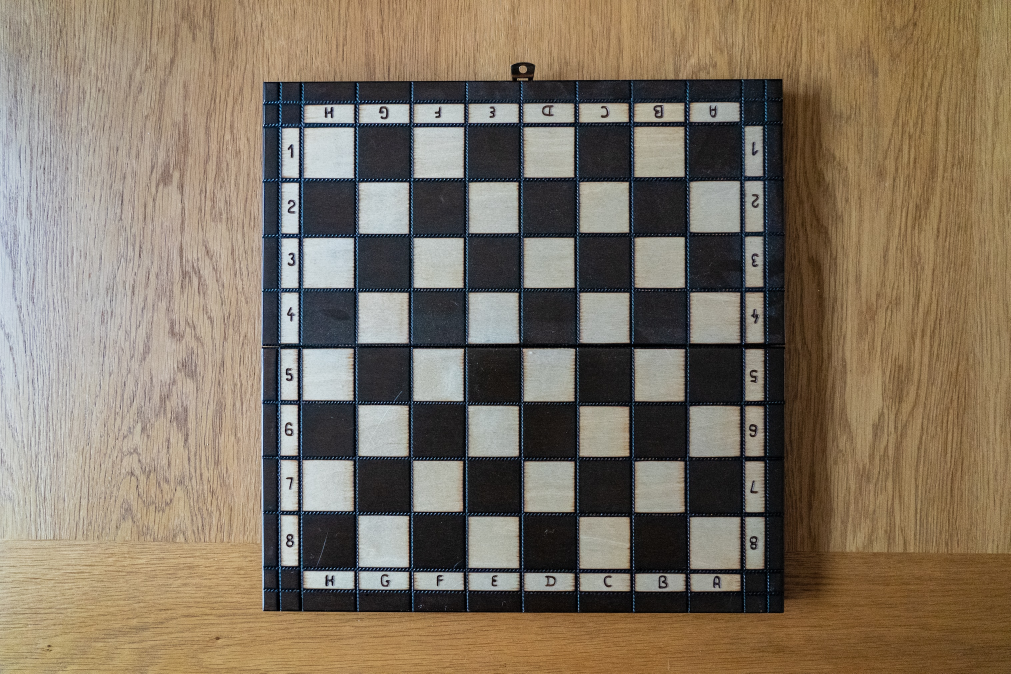
#> input picture lesson 2/data/chess-board.jpg, 3032 x 2021 px (shown at 1/3 size)
$ jupyter execute '2A-L6 canny edge detection.ipynb'   (older library calls are emulated)
#> lines starting #> are read from the running program, lines starting #| are printed output that depends on the picture; after the words box and inside, x2 and y2 are one past the last pixel; in counts of white or black regions, pixels touching at a corner belong together
## 2A - L6: Edge Detection: 2D Operators

[cell 1]
import cv2
import matplotlib.pyplot as plt

##### Load the img

[cell 2]
img = cv2.imread("data/chess-board.jpg")
#> img is the input picture: shape (2021, 3032, 3); mean B, G, R 99.1, 116.2, 129.3

[cell 3]
img.shape
#> Out = (2021, 3032, 3)

##### Resize the Img

[cell 4]
h, w, _ = img.shape
#> h = 2021; w = 3032

[cell 5]
dim = (w//2, h//2)
#> dim = (1516, 1010)

[cell 6]
img = cv2.resize(img, dim)
#> img: shape (1010, 1516, 3)

[cell 7]
img.shape
#> Out = (1010, 1516, 3)

##### Select a single channel

[cell 8]
img = img[:, :, 1]
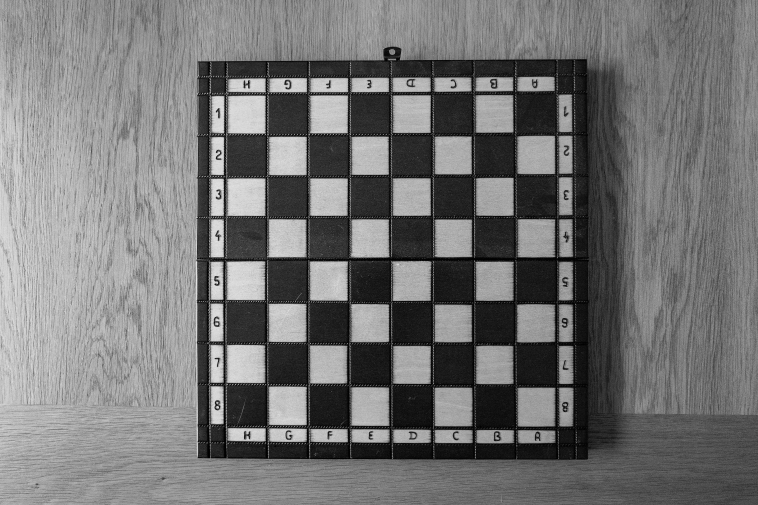
#> img: shape (1010, 1516) (shown at 1/2 size); min 0, max 248, mean 116.1

[cell 9]
plt.imshow(img, cmap="gray")

### Canny Edge Detection

[cell 10]
high_threshold = 350
low_threshold = 300
edges = cv2.Canny(img, low_threshold, high_threshold)
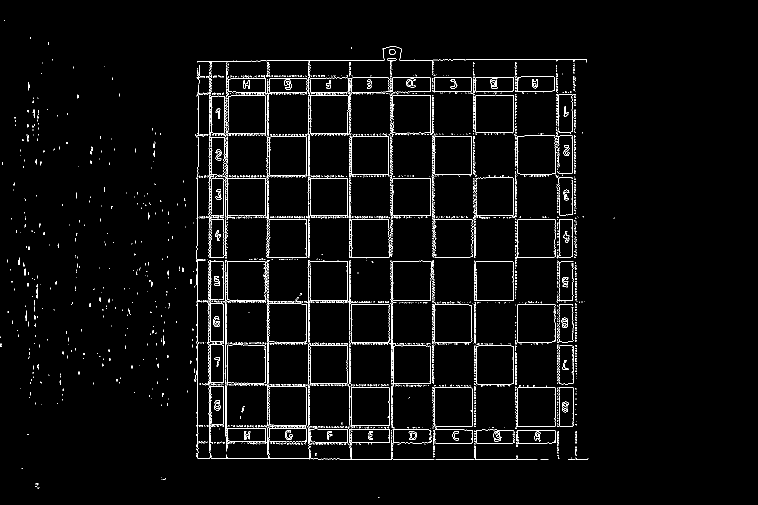
#> edges: shape (1010, 1516) (shown at 1/2 size); 2.7% white in thin lines or dots, all inside (x1, y1, x2, y2) = (1, 40, 1229, 995)

[cell 11]
fig, ax = plt.subplots(1, 2, figsize=(16, 8))

ax[0].imshow(img, cmap="gray")
ax[0].set_title("Original Image")

ax[1].imshow(edges, cmap="gray")
ax[1].set_title("Canny Edge Detection")
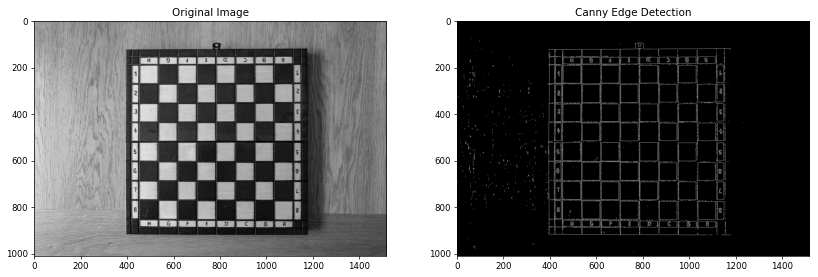
#> figure drawn by matplotlib, 2 panels

#### Using skimage canny operator

[cell 12]
from skimage import feature

##### Plot canny edge detector with varying sigma

[cell 13]
high_threshold = 200
low_threshold = 150

[cell 14]
fig, ax = plt.subplots(2, 2, figsize=(16, 8))

ax[0, 0].imshow(img, cmap="gray")
ax[0, 0].set_title("Original Image")

edges = feature.canny(img, 0.5, low_threshold, high_threshold)
#> edges: shape (1010, 1516) bool; 3.6% white in thin lines or dots
ax[0, 1].imshow(edges, cmap="gray")
ax[0, 1].set_title("Sigma=0.5")

edges = feature.canny(img, 1, low_threshold, high_threshold)
#> edges: shape (1010, 1516) bool; 2% white in thin lines or dots, all inside (x1, y1, x2, y2) = (71, 93, 1176, 971)
ax[1, 0].imshow(edges, cmap="gray")
ax[1, 0].set_title("Sigma=1")

edges = feature.canny(img, 2, low_threshold, high_threshold)
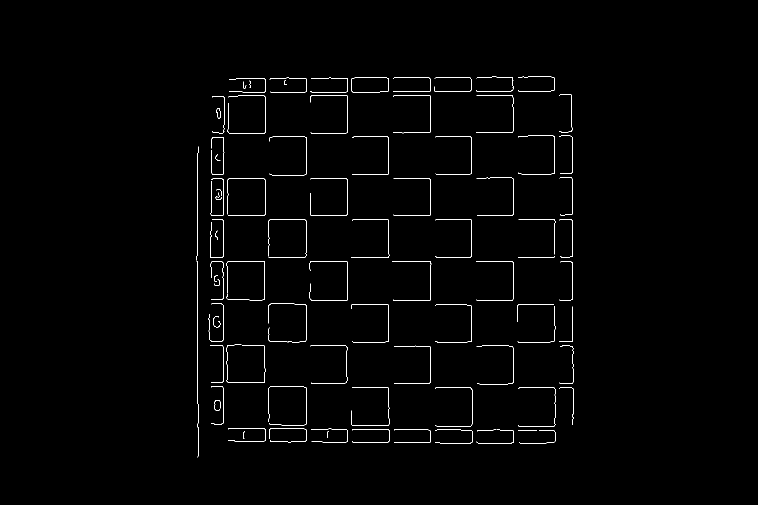
#> edges: shape (1010, 1516) bool (shown at 1/2 size); 0.91% white in thin lines or dots, all inside (x1, y1, x2, y2) = (393, 153, 1147, 915)
ax[1, 1].imshow(edges, cmap="gray")
ax[1, 1].set_title("Sigma=2")

### Laplacian edge detection

##### Smooth the image

[cell 15]
sigma = 2
smoothed_img = cv2.GaussianBlur(img, (7, 7), sigmaX=sigma, sigmaY=sigma)

[cell 16]
plt.imshow(smoothed_img, cmap="gray")

[cell 17]
ddepth = cv2.CV_16S
kernel_size = 3

edges = cv2.Laplacian(smoothed_img, ddepth, kernel_size)
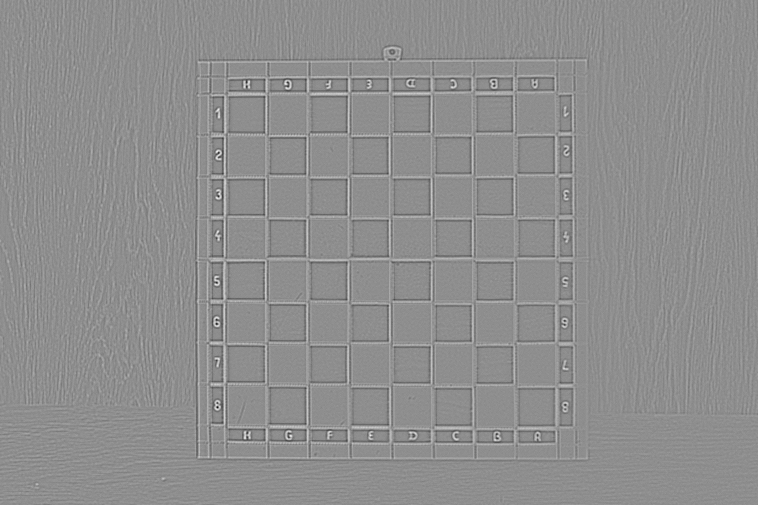
#> edges: shape (1010, 1516) int16 (shown at 1/2 size); min -38, max 30, mean 0; drawn with min black and max white
edges = cv2.convertScaleAbs(edges)
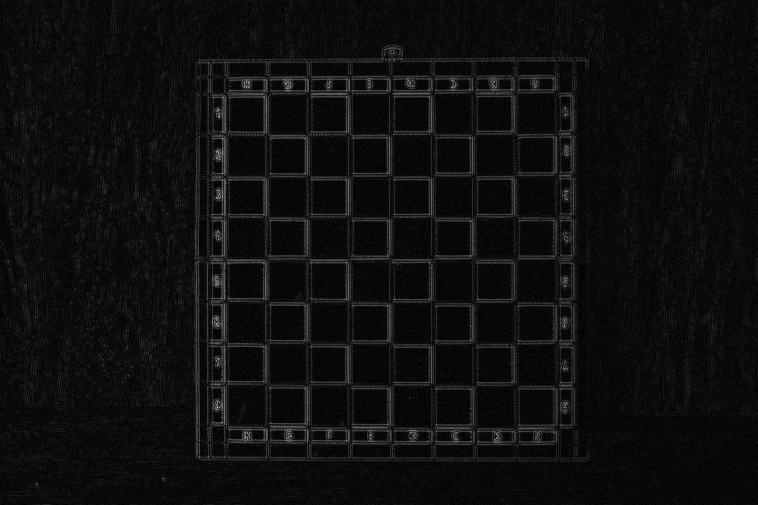
#> edges: shape (1010, 1516) (shown at 1/2 size); min 0, max 38, mean 2.2; drawn with min black and max white

[cell 18]
fig, ax = plt.subplots(1, 2, figsize=(16, 8))

ax[0].imshow(smoothed_img, cmap="gray")
ax[0].set_title("Original Image")

ax[1].imshow(edges, cmap="gray")
ax[1].set_title("Laplacian Edge Detection")

#### Using Skimage

[cell 19]
from skimage.filters import laplace, gaussian
from skimage.util import img_as_ubyte

##### Using laplacian operator after smoothing with varying sigma

[cell 20]
fig, ax = plt.subplots(2, 2, figsize=(16, 8))

ax[0, 0].imshow(img, cmap="gray")
ax[0, 0].set_title("Original Image")

smoothed_img = gaussian(img, sigma=1)
edges = laplace(smoothed_img, 4)
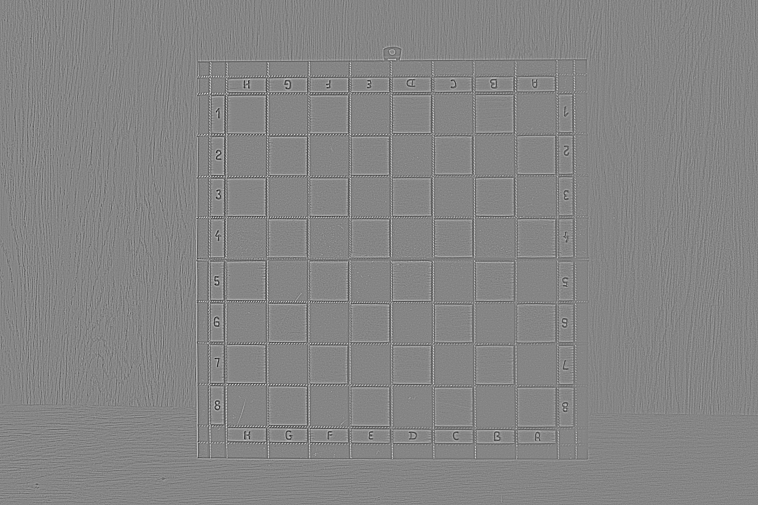
#> edges: shape (1010, 1516) float64 (shown at 1/2 size); min -0.351, max 0.32, mean 1.13e-19; drawn with min black and max white
ax[0, 1].imshow(img_as_ubyte(edges), cmap="gray")
ax[0, 1].set_title("Sigma=1")

smoothed_img = gaussian(img, sigma=2)
edges = laplace(smoothed_img, 4)
ax[1, 0].imshow(img_as_ubyte(edges), cmap="gray")
ax[1, 0].set_title("Sigma=2")

smoothed_img = gaussian(img, sigma=3)
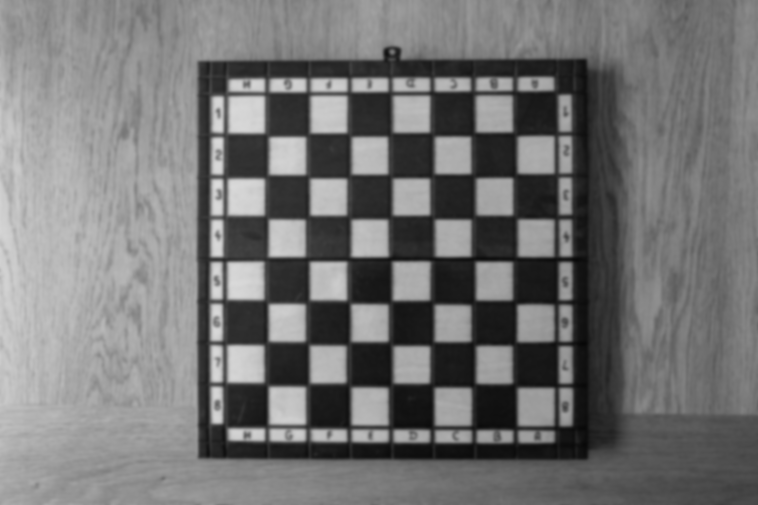
#> smoothed_img: shape (1010, 1516) float64 (shown at 1/2 size); min 0.028, max 0.861, mean 0.455
edges = laplace(smoothed_img, 4)
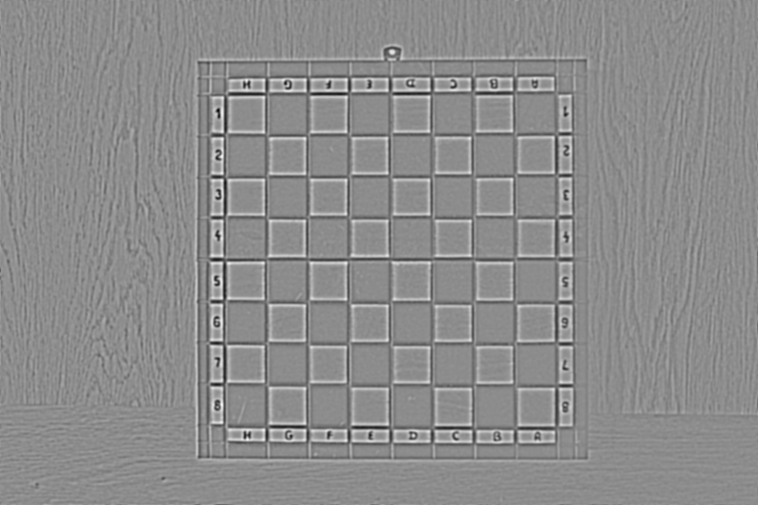
#> edges: shape (1010, 1516) float64 (shown at 1/2 size); min -0.039, max 0.0317, mean -2.03e-20; drawn with min black and max white
ax[1, 1].imshow(img_as_ubyte(edges), cmap="gray")
ax[1, 1].set_title("Sigma=3")
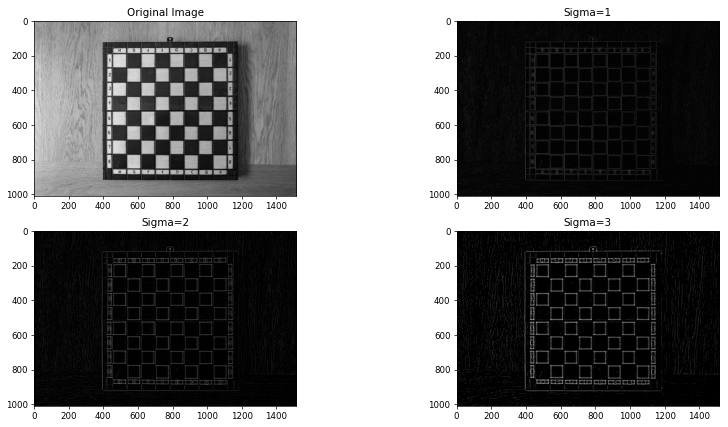
#> figure drawn by matplotlib, 4 panels

$ run again, with lesson 2/data/cat_image.jpg copied over lesson 2/data/chess-board.jpg
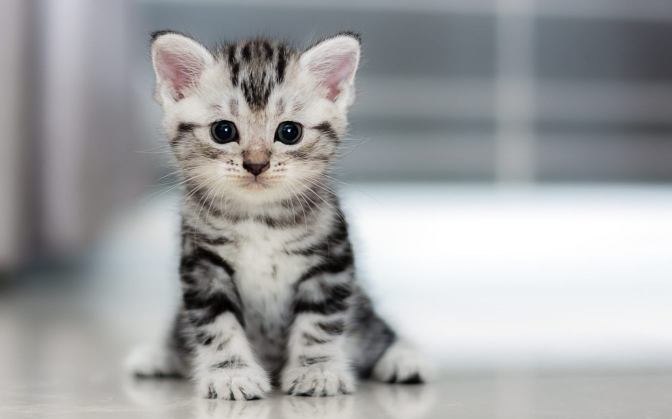
#> input picture lesson 2/data/cat_image.jpg, 1344 x 837 px (shown at 1/2 size)
#> img is the input picture: shape (837, 1344, 3); mean B, G, R 162.6, 161.4, 160.4
#> `edges = cv2.Canny(img, low_threshold, high_threshold)`:
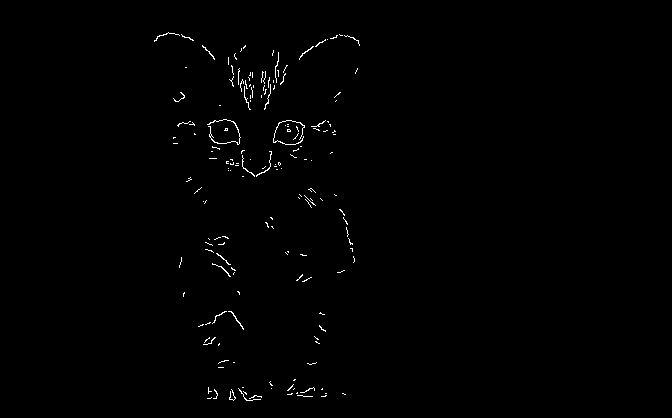
#> edges: shape (418, 672); 0.62% white in thin lines or dots, all inside (x1, y1, x2, y2) = (154, 32, 360, 401)
#> `[cell 20] fig, ax = plt.subplots(2, 2, figsize=(16, 8))  ax[0, 0].imsh..`:
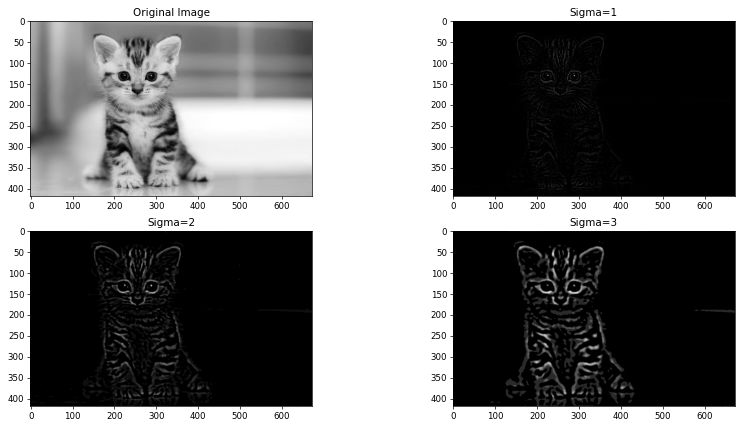
#> figure drawn by matplotlib, 4 panels

$ run again, with lesson 2/data/dolphin_image.jpg copied over lesson 2/data/chess-board.jpg
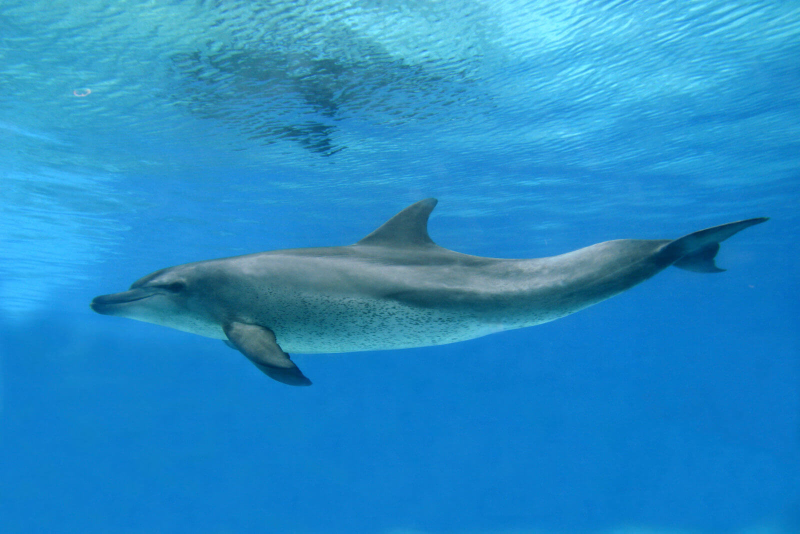
#> input picture lesson 2/data/dolphin_image.jpg, 1600 x 1067 px (shown at 1/2 size)
#> img is the input picture: shape (1067, 1600, 3); mean B, G, R 199.8, 140.4, 37.2
#> `[cell 20] fig, ax = plt.subplots(2, 2, figsize=(16, 8))  ax[0, 0].imsh..`:
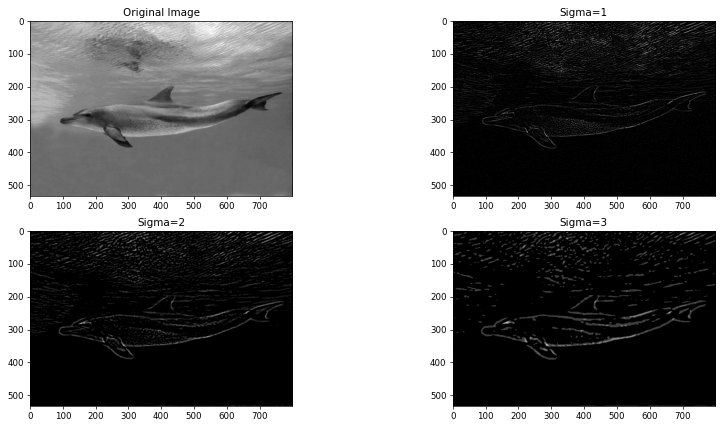
#> figure drawn by matplotlib, 4 panels
